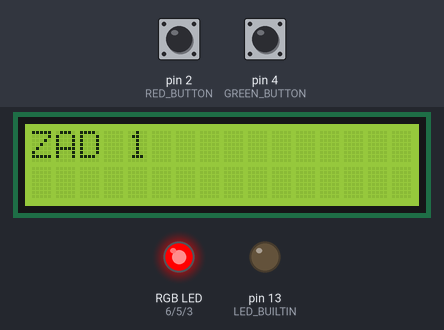
This sketch was run on a simulated Arduino Uno, built with avr-gcc and run on an emulated ATmega328P. On the bench: 16×2 character LCD, an RGB LED mixed from three pins (HIGH = lit), output pins drawn as LEDs (lit = HIGH). Inputs (shaded band) come from the test bench; at power-on: pin 2 (RED_BUTTON) HIGH, pin 4 (GREEN_BUTTON) HIGH.

Above: at 1.2 s.
1.3 s: pin 2 (RED_BUTTON) pulled LOW for 0.15 s
At 2.5 s:
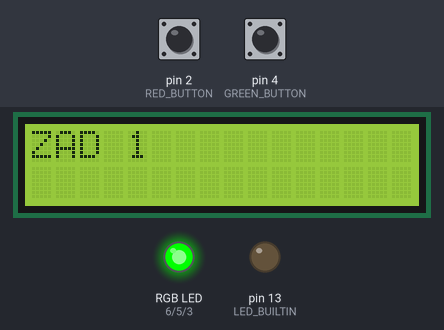
3.1 s: pin 4 (GREEN_BUTTON) pulled LOW for 0.15 s
At 3.9 s:
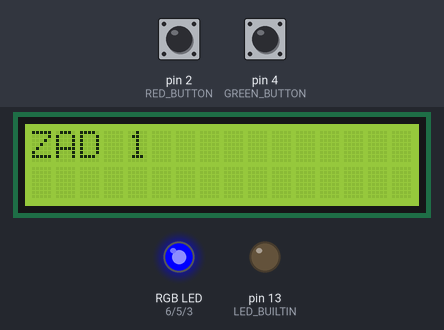
4.9 s: pin 4 (GREEN_BUTTON) pulled LOW for 1 s
At 6.01 s:
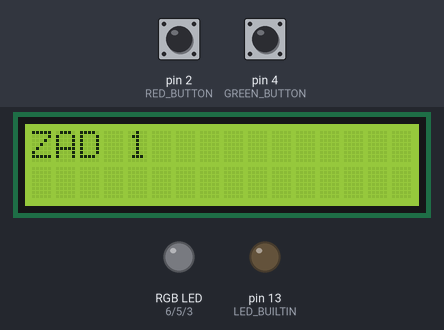
7.6 s: pin 4 (GREEN_BUTTON) pulled LOW for 3.2 s
At 11.4 s:
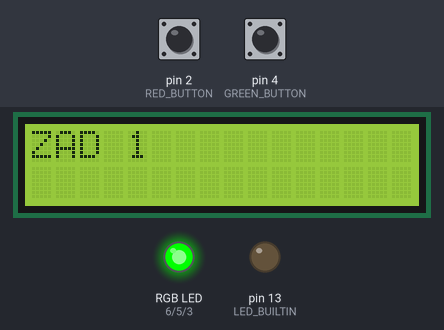
Timing chart, 0 to 12.9 s (numbered marks = the images above; inputs shaded):
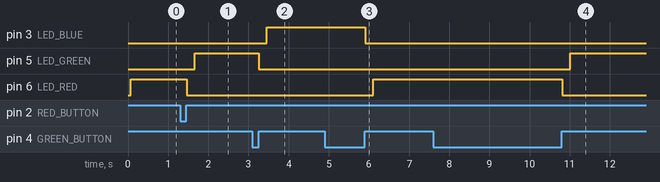

Measured:
- after the input at 1.3 s, pin 5 (LED_GREEN): LOW → HIGH after 0.36 s; pin 6 (LED_RED): HIGH → LOW after 0.16 s
- after the input at 3.1 s, pin 3 (LED_BLUE): LOW → HIGH after 0.36 s; pin 5 (LED_GREEN): HIGH → LOW after 0.16 s
- after the input at 4.9 s, pin 3 (LED_BLUE): HIGH → LOW after 1.0 s; pin 6 (LED_RED): LOW → HIGH after 1.2 s
- after the input at 7.6 s, pin 5 (LED_GREEN): LOW → HIGH after 3.4 s; pin 6 (LED_RED): HIGH → LOW after 3.2 s

The sketch:

lista3.ino
```cpp
#include <LiquidCrystal_I2C.h>
#define LED_RED 6
#define LED_GREEN 5
#define LED_BLUE 3
#define RED_BUTTON 2
#define GREEN_BUTTON 4
int led[] = {LED_RED, LED_GREEN, LED_BLUE};
void initRGB()
{
    pinMode(LED_BUILTIN, OUTPUT);
    digitalWrite(LED_BUILTIN, LOW);

    pinMode(LED_RED, OUTPUT);
    digitalWrite(LED_RED, HIGH);

    pinMode(LED_GREEN, OUTPUT);
    digitalWrite(LED_GREEN, LOW);

    pinMode(LED_BLUE, OUTPUT);
    digitalWrite(LED_BLUE, LOW);
}

void initButtons()
{
    pinMode(RED_BUTTON, INPUT_PULLUP);
    pinMode(GREEN_BUTTON, INPUT_PULLUP);
}

LiquidCrystal_I2C lcd(0x27, 16, 2);

void lcdInit()
{
    lcd.init();
    lcd.backlight();

    lcd.setCursor(0, 0);
    lcd.print("ZAD 1");
}
#define DEBOUNCE_PERIOD 10UL

bool isGreenButtonUnPressed()
{
    static int debounced_button_state = HIGH;
    static int previous_reading = HIGH;
    static unsigned long last_change_time = 0UL;
    bool isUnPressed = false;

    int current_reading = digitalRead(GREEN_BUTTON);

    if (previous_reading != current_reading)
    {
        last_change_time = millis();
    }

    if (millis() - last_change_time > DEBOUNCE_PERIOD)
    {

        if (current_reading != debounced_button_state)
        {

            if (debounced_button_state == LOW && current_reading == HIGH)
            {
                isUnPressed = true;
            }

            debounced_button_state = current_reading;
        }
    }

    previous_reading = current_reading;

    return isUnPressed;
}
bool isRedButtonUnPressed()
{
    static int debounced_button_state = HIGH;
    static int previous_reading = HIGH;
    static unsigned long last_change_time = 0UL;
    bool isUnPressed = false;

    int current_reading = digitalRead(RED_BUTTON);

    if (previous_reading != current_reading)
    {
        last_change_time = millis();
    }

    if (millis() - last_change_time > DEBOUNCE_PERIOD)
    {

        if (current_reading != debounced_button_state)
        {

            if (debounced_button_state == LOW && current_reading == HIGH)
            {
                isUnPressed = true;
            }

            debounced_button_state = current_reading;
        }
    }

    previous_reading = current_reading;

    return isUnPressed;
}

void setup()
{
    lcdInit();
    initRGB();
    initButtons();
}

int led_index = 0;

void loop()
{

    if (isGreenButtonUnPressed() || isRedButtonUnPressed())
    {

        digitalWrite(led[led_index], LOW);
        delay(200);
        led_index = ++led_index % 3;
        digitalWrite(led[led_index], HIGH);
    }
}
```
